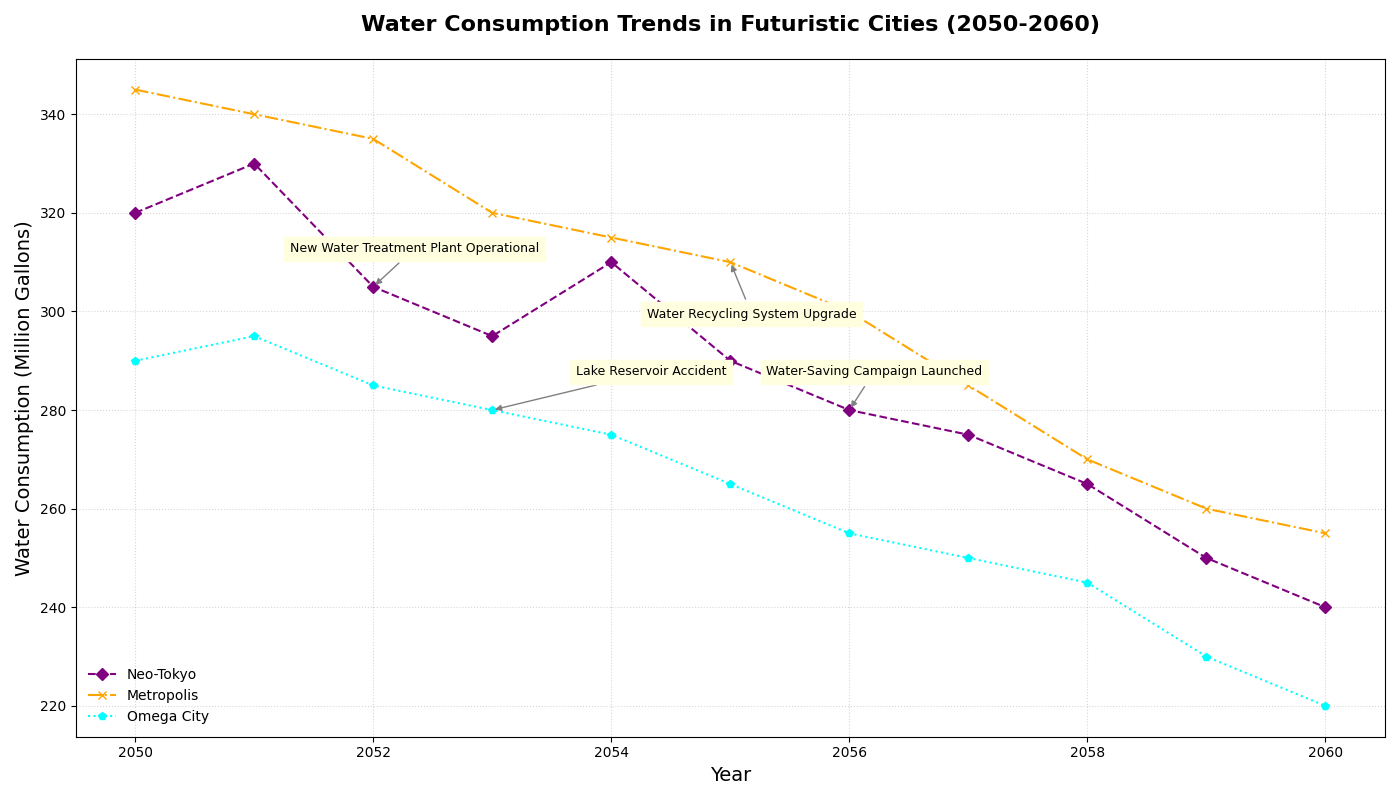

Reproduce this figure in Python.
import matplotlib.pyplot as plt
import numpy as np

years = np.arange(2050, 2061)

neo_tokyo_consumption = np.array([320, 330, 305, 295, 310, 290, 280, 275, 265, 250, 240])
metropolis_consumption = np.array([345, 340, 335, 320, 315, 310, 300, 285, 270, 260, 255])
omega_city_consumption = np.array([290, 295, 285, 280, 275, 265, 255, 250, 245, 230, 220])

events = {
    "Neo-Tokyo": [(2052, 'New Water Treatment Plant Operational'), (2056, 'Water-Saving Campaign Launched')],
    "Metropolis": [(2055, 'Water Recycling System Upgrade')],
    "Omega City": [(2053, 'Lake Reservoir Accident')]
}

fig, ax = plt.subplots(figsize=(14, 8))

ax.plot(years, neo_tokyo_consumption, marker='D', linestyle='--', color='purple', linewidth=1.5, markersize=6, label='Neo-Tokyo')
ax.plot(years, metropolis_consumption, marker='x', linestyle='-.', color='orange', linewidth=1.5, markersize=6, label='Metropolis')
ax.plot(years, omega_city_consumption, marker='p', linestyle=':', color='cyan', linewidth=1.5, markersize=6, label='Omega City')

for city, events_list in events.items():
    for year, event in events_list:
        idx = year - 2050
        if city == "Neo-Tokyo":
            xytext = (-60, 25)
            xy = (year, neo_tokyo_consumption[idx])
        elif city == "Metropolis":
            xytext = (-60, -40)
            xy = (year, metropolis_consumption[idx])
        else:
            xytext = (60, 25)
            xy = (year, omega_city_consumption[idx])

        ax.annotate(event, xy=xy, xytext=xytext, textcoords='offset points', 
                    arrowprops=dict(arrowstyle='-|>', color='gray'), fontsize=9, backgroundcolor='lightyellow')

ax.set_title('Water Consumption Trends in Futuristic Cities (2050-2060)', fontsize=16, fontweight='bold', pad=20)
ax.set_xlabel('Year', fontsize=14)
ax.set_ylabel('Water Consumption (Million Gallons)', fontsize=14)

ax.legend(loc='lower left', fontsize=10, frameon=False)

ax.grid(True, linestyle=':', alpha=0.5)

plt.tight_layout()

plt.show()
